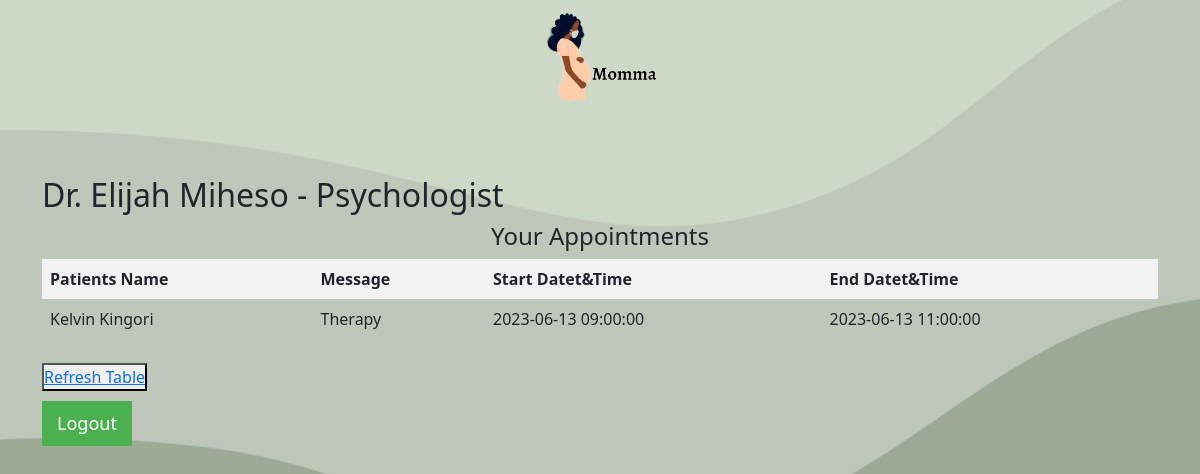
The app's page /doctor_view (signed in), older data.
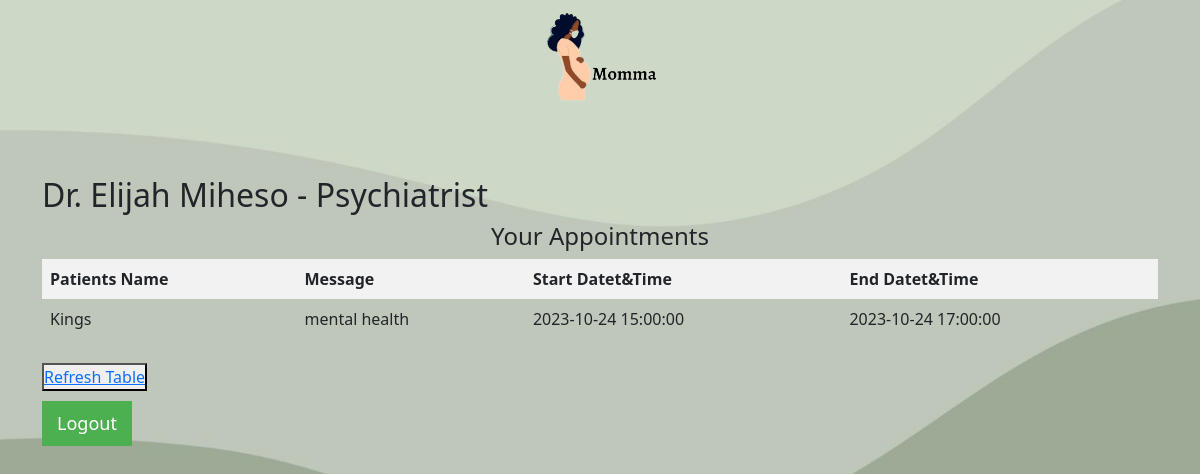
The same page, newer data.
### index/models.py (models this page shows, shortened)
class Doctor(db.Model):
    id = db.Column(db.Integer, primary_key=True)
    name = db.Column(db.String(50), unique=True,nullable=False)
    email = db.Column(db.String(100), unique=True, nullable=False)
    specialization = db.Column(db.String(100), nullable=False)
    password = db.Column(db.String(120), nullable=False)
    time_slots = db.relationship('Timeslot', backref='doctor', lazy=True)
    appointments = db.relationship('Appointment', backref='doctor', lazy=True)

class Appointment(db.Model):
    id = db.Column(db.Integer, primary_key=True)
    name = db.Column(db.String(50), nullable=False)
    email = db.Column(db.String(120), nullable=False)
    message = db.Column(db.Text, nullable=False)
    time_created = db.Column(db.DateTime, nullable=False, default=datetime.now)
    user_id = db.Column(db.Integer, db.ForeignKey('user.id'), nullable=False)
    doctor_id = db.Column(db.Integer, db.ForeignKey('doctor.id'), nullable=False)
    timeslot_id = db.Column(db.Integer, db.ForeignKey('timeslot.id'), nullable=False)
    timeslot = db.relationship('Timeslot', backref='appointments')

class Timeslot(db.Model):
    id = db.Column(db.Integer, primary_key=True)
    doctor_id = db.Column(db.Integer, db.ForeignKey('doctor.id'), nullable=False)
    start_time = db.Column(db.DateTime)
    end_time = db.Column(db.DateTime)
    is_booked = db.Column(db.Boolean, default=False)

### index/routes.py (the view)
@app.route("/doctor_view")
def doctor_view():
    name = session['username']
    doctor = Doctor.query.filter_by(name=name).first()
    appointments = Appointment.query.filter_by(doctor_id=doctor.id).all()
    return render_template('doctor_view_appointments.html', doctor=doctor, appointments=appointments)

### index/templates/doctor_view_appointments.html (shortened to what this page needs)
{% extends 'main2.html'%}
{% block content%}
<h2>Dr. {{ doctor.name }} - {{ doctor.specialization }}</h2>
<h4 style="text-align: center;">Your Appointments</h4>
    <table>
        <thead>
            <tr>
                <th>Patients Name</th>
                <th>Message</th>
                <th>Start Datet&Time</th>
                <th>End Datet&Time</th>
            </tr>
        </thead>
        <tbody>
            {% for appointment in doctor.appointments %}
                <tr>
                    <td>{{ appointment.name }}</td>
                    <td>{{ appointment.message }}</td>
                    <td>{{ appointment.timeslot.start_time}}</td>
                    <td>{{ appointment.timeslot.end_time}}</td>
                </tr>
            {% endfor %}
        </tbody>
    </table>
    <br>
    <button><a href="/doctor_view">Refresh Table</a></button>
    <a href="{{url_for('logout')}}" onclick="return confirm('Are you sure you want to logout?');">
        <button class="logout-button logout-button:hover">Logout</button>
    </a>
{%endblock%}

### index/templates/main2.html (shortened to what this page needs)
<!DOCTYPE html>
<html lang="en">
<head>
    <link rel="stylesheet" type="text/css" href="{{ url_for('static', filename='css/static.css')}}">
    <link href="https://cdn.jsdelivr.net/npm/bootstrap@5.2.1/dist/css/bootstrap.min.css" rel="stylesheet">
    <link rel="stylesheet" href="https://cdnjs.cloudflare.com/ajax/libs/font-awesome/4.7.0/css/font-awesome.min.css">
</head>
<body style="background-image: url({{ url_for('static', filename='images/background1.jpg') }}); background-size: cover; background-attachment: fixed; background-repeat: no-repeat;">
  <img src="{{url_for('static', filename='images/momma.png')}}" class="center logo" alt="">
    <div class ="container spacer">
    <br>
          {% block content %}
          {% endblock content %}
    </div>
</body>
</html>

### index/static/css/static.css (style rules this page uses)
* { margin: 0; padding: 0; font-size: 16px; }
.center { display: block; margin-left: auto; margin-right: auto; width: 50%; }
.logout-button { background-color: #4CAF50; color: white; padding: 9px 15px; margin: 0px 0; border: none; cursor: pointer; font-size: 18px; }
table { width: 100%; border-collapse: collapse; }
th, td { border: 1px solid #dddddd; padding: 8px; text-align: left; }
th { background-color: #f2f2f2; font-weight: bold; }
.logo { max-width: 10%; height: 4%; }
.spacer { margin-bottom: 10px; }

Row changes from the older to the newer data that the page shows:
removed Appointment: name "Kelvin Kingori", message "Therapy", timeslot.start_time "2023-06-13 09:00:00", timeslot.end_time "2023-06-13 11:00:00"
changed Doctor "Elijah Miheso": specialization "Psychologist" → "Psychiatrist"
now on this page (row edited): Appointment: name "Kings", message "mental health", timeslot.start_time "2023-10-24 15:00:00", timeslot.end_time "2023-10-24 17:00:00"
